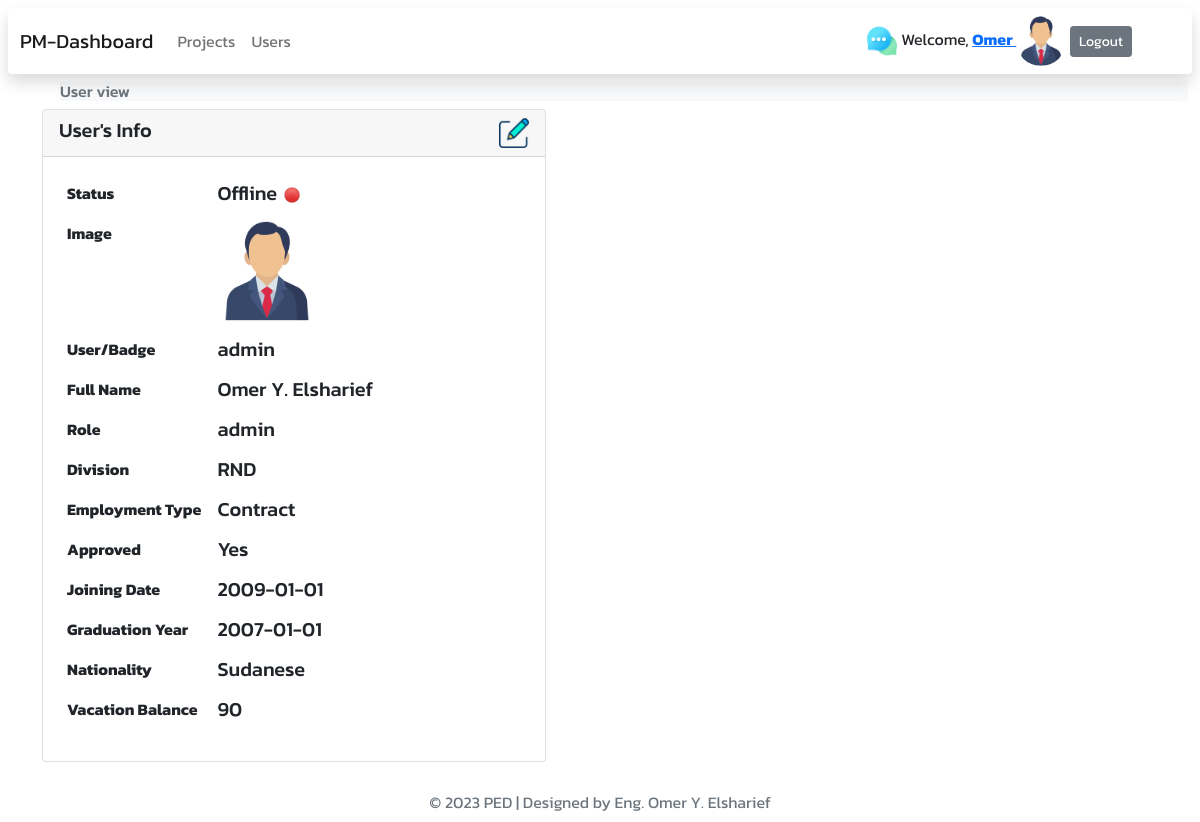
The page /userview?id=9 (signed in) on the database its author committed.
### tables this page shows
CREATE TABLE IF NOT EXISTS `users` (
  `id` int UNSIGNED NOT NULL AUTO_INCREMENT,
  `user` varchar(250) DEFAULT NULL,
  `password` varchar(255) NOT NULL,
  `role` varchar(255) DEFAULT NULL,
  `name` varchar(255) NOT NULL,
  `image` varchar(255) DEFAULT NULL,
  `email` varchar(255) NOT NULL,
  `division` varchar(255) DEFAULT NULL,
  `emptype` varchar(255) DEFAULT NULL,
  `approved` varchar(255) DEFAULT '1',
  `nationality` varchar(255) DEFAULT NULL,
  `joiningdate` date DEFAULT NULL,
  `gradyear` date DEFAULT NULL,
  `vacbalance` varchar(255) DEFAULT NULL,
  `online` int NOT NULL DEFAULT '0',
  `cdate` datetime DEFAULT NULL,
  PRIMARY KEY (`id`),
  UNIQUE KEY `user` (`user`)
);

### db.class.php (called while the page is built, shortened)
<?php
class Db
{
    private $host;
    private $username;
    private $password;
    private $database;
    public $connection;
    public function __construct($host, $username, $password, $database)
    {
        $this->host = $host;
        $this->username = $username;
        $this->password = $password;
        $this->database = $database;
    }
    private function connect()
    {
        $this->connection = new mysqli($this->host, $this->username, $this->password, $this->database);
    }
    public function read($table, $condition = '', $params = array(), $limit = null, $offset = null, $orderby = null)
    {
        $sql = "SELECT * FROM $table";
        if (!empty($condition)) {
            $sql .= " WHERE $condition";
        }
        if (!empty($orderby)) {
            $sql .= " ORDER BY $orderby DESC";
        }
        $statement = $this->connection->prepare($sql);
        if (!empty($params)) {
            $statement->bind_param(str_repeat("s", count($params)), ...$params);
        }
        $statement->execute();
        $result = $statement->get_result();
        $rows = array();
        while ($row = $result->fetch_assoc()) {
            $rows[] = $row;
        }
        return $rows;
    }
}

### validate.class.php (called while the page is built, shortened)
<?php
class validate
{
    public function str($value)
    {
        return htmlspecialchars(trim($value));
    }
}

### controllers/users/user.php (called while the page is built, shortened)
<?php
require 'views/users/user.view.php';

### index.php (called while the page is built, shortened)
<?php
$router = new router();
$uri = parse_url($_SERVER['REQUEST_URI'])['path'];
$routes = include 'routes.php';
$router->route($uri, $routes);

### auth.php (called while the page is built, shortened)
<?php
function authBtns($user, $author, $role)
{
    $isAuthorOrAdmin = ($user == $author || $role == "admin");
    return $isAuthorOrAdmin ? '' : 'disabled';
}

### views/users/user.view.php (the view)
<?php require("auth.php"); ?>
<?php $base = __DIR__ . '/../'; ?>
<?php require($base . 'partials/head.php');
?>
<?php require($base . 'partials/nav.php'); ?>
<?php require($base . 'partials/banner.php'); ?>
<?php $db = new Db('localhost', 'root', 'root', 'projectsms'); ?>
<?php $valid = new validate(); ?>
<?php require 'functions.php'; ?>
<?php
$id = $valid->str($_GET['id']);
$users = $db->read('users', 'id=?', array($id));
foreach ($users as $user) {
?>
<?php $disable =  authBtns($_SESSION['uid'], $user['id'], $_SESSION['role']); ?>
<main class="container">
    <div class="d-inline-block">
        <div class="card mb-2 w-auto">
            <div class="card-header h5 d-flex flex-row justify-content-between">
                <div> User's Info </div>
                <div><a class="<?= $disable ?>" title="Update user" href="userupdate?id=<?= $id ?>"><img class="icon"
                            src="views/imgs/icons/edit.png"></a></div>
            </div>
            <div class="card-body">
                <table class="table table-hover table-borderless rounded rounded-5 w-auto">
                    <tr>
                        <th class="text-dark rounded">Status</th>
                        <td class="h5 text-wrap" style="width: 20rem;">
                            <?= ($user['online'] == "1") ? "Online" : "Offline" ?>
                            <?php $img = ($user['online'] == "1") ? "/views/imgs/icons/gcircle.png" : "/views/imgs/icons/rcircle.png" ?>
                            <img src="<?= $img ?>" alt="" style="width:20px; height:20px;">
                        </td>
                    </tr>
                    <tr>
                        <th class="text-dark rounded">Image</th>
                        <td class="h5 text-wrap" style="width: 20rem;">
                            <img class="scale2" src="<?= ($user['image'] ?? "views/imgs/guest.png") ?>"
                                style="width: 100px; height:100px">
                        </td>
                    </tr>
                    <tr>
                        <th class="text-dark rounded">User/Badge</th>
                        <td class="h5 text-wrap" style="width: 20rem;"><?= $user['user']; ?></td>
                    </tr>
                    <tr>
                        <th class="text-dark rounded">Full Name</th>
                        <td class="h5 text-wrap" style="width: 20rem;"><?= $user['name']; ?></td>
                    </tr>
                    <tr>
                        <th class="text-dark rounded">Role</th>
                        <td class="h5 text-wrap" style="width: 20rem;"><?= $user['role']; ?></td>
                    </tr>
                    <tr>
                        <th class="text-dark rounded">Division</th>
                        <td class="h5 text-wrap" style="width: 20rem;"><?= $user['division']; ?></td>
                    </tr>
                    <tr>
                        <th class="text-dark rounded">Employment Type</th>
                        <td class="h5 text-wrap" style="width: 20rem;"><?= $user['emptype']; ?></td>
                    </tr>
                    <tr>
                        <th class="text-dark rounded">Approved</th>
                        <td class="h5 text-wrap" style="width: 20rem;"><?= ($user['approved'] == 1) ? "Yes" : "No"; ?>
                        </td>
                    </tr>
                    <tr>
                        <th class="text-dark rounded">Joining Date</th>
                        <td class="h5 text-wrap" style="width: 20rem;"><?= $user['joiningdate']; ?></td>
                    </tr>
                    <tr>
                        <th class="text-dark rounded">Graduation Year</th>
                        <td class="h5 text-wrap" style="width: 20rem;"><?= $user['gradyear']; ?></td>
                    </tr>
                    <tr>
                        <th class="text-dark rounded">Nationality</th>
                        <td class="h5 text-wrap" style="width: 20rem;"><?= $user['nationality']; ?></td>
                    </tr>
                    <tr>
                        <th class="text-dark rounded">Vacation Balance</th>
                        <td class="h5 text-wrap" style="width: 20rem;"><?= $user['vacbalance']; ?></td>
                    </tr>
                </table>
            </div>
        </div>
    </div>
</main> <?php } ?>
<?php require($base . 'partials/footer.php'); ?>

### views/css/style.css (style rules this page uses)
body { display:block !important; font-family: 'Kanit', sans-serif; }
.icon { width: 30px; height: 30px; }
.scale2 { transition: 1s; }

### rows shown on the page
users: online "Offline", user "admin", name "Omer Y. Elsharief", role "admin", division "RND", emptype "Contract", approved "Yes", joiningdate "2009-01-01", gradyear "2007-01-01", nationality "Sudanese", vacbalance "90"

### other values the page prints
$firstname "Omer"
$heading "User view"
